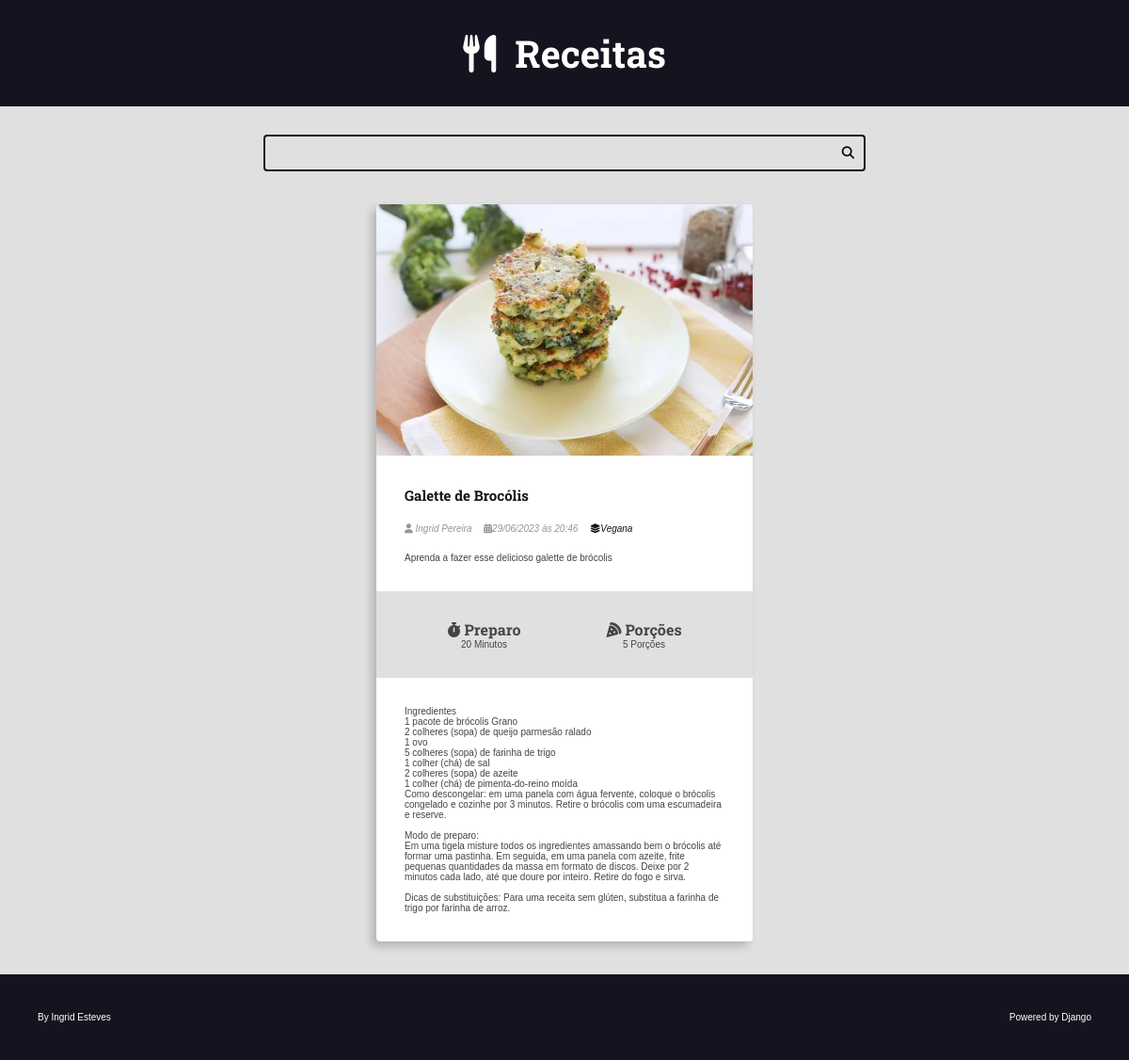
/recipes/6/, run on the app's committed database.
### recipes/models.py (models this page shows, shortened)
class Recipe(models.Model):
    title = models.CharField(max_length=65)
    description = models.CharField(max_length=165)
    slug = models.SlugField()
    preparation_time = models.IntegerField()
    preparation_time_unit = models.CharField(max_length=65)
    servings = models.IntegerField()
    servings_unit = models.CharField(max_length=65)
    preparation_steps = models.TextField()
    preparation_steps_is_html = models.BooleanField(default=False)
    created_at = models.DateTimeField(auto_now_add=True)
    updated_at = models.DateTimeField(auto_now=True)
    is_published = models.BooleanField(default=False)
    cover = models.ImageField(upload_to='recipes/covers/%Y/%m/%d/', blank=True, default='')
    category = models.ForeignKey(
        Category, on_delete=models.SET_NULL, null=True, blank=True, default=None,
    )
    author = models.ForeignKey(
        User, on_delete=models.SET_NULL, null=True
    )

class Category(models.Model):
    name = models.CharField(max_length=65)

### recipes/views.py (the view)
# urls.py: path('recipes/<int:id>/', views.recipe, name="recipe"),  # /recipes/
def recipe(request, id):
    recipe = get_object_or_404(Recipe, pk=id, is_published=True,)
    return render(request, 'recipes/pages/recipe-view.html', context={
        'recipe': recipe,
        'is_detail_page': True,
    })

### recipes/templates/recipes/pages/recipe-view.html (shortened to what this page needs)
{% extends 'global/base.html' %}
{% block content %}
    <div class="main-content main-containt-detail container flex flex-wrap">
        {% include 'recipes/partials/recipe.html' %}
    </div>
{% endblock content %}

### recipes/templates/recipes/partials/recipe.html (shortened to what this page needs)
<div class="recipe recipe-list-item">
    {% if recipe.cover %}
        <div class="recipe-cover">
            <a href="{% url 'recipes:recipe' recipe.id %}">
                <img src="{{ recipe.cover.url }}" alt="Imagem Temporária">
            </a>
        </div>
    {% endif %}
    <div class="recipe-title-container">
        <h2 class="recipe-title">
            <a href="{% url 'recipes:recipe' recipe.id %}">
                {{ recipe.title }}
            </a>
        </h2>
    </div>
    <div class="recipe-author">
        {% if recipe.author is not None %}
            <span class="recipe-author-item">
                <i class="fas fa-user"></i>
                {% if recipe.author.first_name %}
                    {{ recipe.author.first_name }} {{ recipe.author.last_name }}
                {% else %}
                    {{ recipe.author.username }}
                {% endif %}
            </span>
        {% endif %}
        <span class="recipe-author-item">
            <i class="fas fa-calendar-alt"></i>{{ recipe.created_at|date:"d/m/Y" }} às {{ recipe.created_at|date:"H:i" }}
        </span>
        {% if recipe.category is not None %}
            <span class="recipe-author-item">
                <a href="{% url 'recipes:category' recipe.category.id %}"><i class="fas fa-layer-group"></i><span>{{ recipe.category.name }}</span></a>
            </span>
        {% endif %}
    </div>
    <div class="recipe-content">
        <p>{{ recipe.description }}</p>
    </div>
    <div class="recipe-meta-container">
        <div class="recipe-meta recipe-preparation">
            <h3 class="recipe-meta-title"><i class="fas fa-stopwatch"></i> Preparo</h3>
            <div class="recipe-meta-text">
                {{ recipe.preparation_time }} {{ recipe.preparation_time_unit }}
            </div>
        </div>
        <div class="recipe-meta recipe-servings">
            <h3 class="recipe-meta-title"><i class="fas fa-pizza-slice"></i> Porções</h3>
            <div class="recipe-meta-text">
                {{ recipe.servings }} {{ recipe.servings_unit }}
            </div>
        </div>
    </div>
    {% if is_detail_page is True %}
        <div class="preparation-steps">
            {% if recipe.preparation_steps_is_html is True %}
                {{ recipe.preparation_steps|safe }}
            {% else %}
                {{ recipe.preparation_steps|linebreaksbr }}
            {% endif %}
        </div>
    {% endif %}
</div>

### recipes/static/recipes/css/styles.css (style rules this page uses)
:root { --color-primary: #269fe6; --color-primary-hover: #2086c2; --color-primary-dark: #13141f; --color-primary-dark-hover: #212336; --color-primary-light: #d4ecfa; --color-primary-light-hover: #bdd8e7; --color-white: #fff; --color-black: #000; --color-dark-text: #444; --color-info-light: #cce5ff; --color-debug-light: #cce5ff; --color-success-light: #d4edda; --color-alert-light: #fff3cd; --color-warning-light: #fff3cd; --color-error-light: #f8d7da; --color-info-dark: #4d86c4; --color-debug-dark: #4d86c4; --color-success-dark: #4a9c5d; --color-alert-dark: #927f40; --color-warning-dark: #927f40; --color-error-dark: #da525d; --color-gray-0: #f9f9f9; --color-gray-1: #e0e0e0; --color-gray-2: #c7c7c7; --color-gray-3: #aeaeae; --color-gray-4: #959595; --color-gray-5: #7d7d7d; --color-gray-6: #646464; --color-gray-7: #4b4b4b; --color-gray-8: #323232; --color-gray-9: #191919; --font-primary: sans-serif; --font-headings: 'Roboto Slab', serif; --spacing-gutter-medium: 3rem; --spacing-gutter-large: 4rem; }
* { padding: 0; margin: 0; box-sizing: border-box; }
html { font-size: 62.5%; }
body { font-size: 1.6 rem; font-family: var(--font-primary); background: var(--color-gray-1); color: var(--color-dark-text); }
h1, h2, h3, h4, h5, h6 { font-family: var(--font-headings); }
.container { max-width: 144rem; margin: 0 auto; padding: var(--spacing-gutter-medium); justify-content: center; }
.main-content { padding-top: 0; }
.flex { display: flex; }
.flex-wrap { flex-wrap: wrap; }
.recipe { background: var(--color-white); box-shadow: -5px 5px 10px rgba(0, 0, 0, .2); transform: scale(1); transition: all 300ms ease-in-out; border-radius: .4rem; overflow: hidden; }
.recipe img { max-width: 100%; }
.recipe-list-item { max-width: 40rem; margin: 5px; height: fit-content; }
.recipe-title-container { padding: var(--spacing-gutter-medium); padding-bottom: 2rem; }
.recipe-title-container a { text-decoration: none; color: var(--color-primary-dark); }
.recipe-author { padding: 0 var(--spacing-gutter-medium); color: var(--color-gray-4); }
.recipe-author-item { color: var(--color-gray-4); margin-right: 1rem; font-style: italic; font-size: 1rem; }
.recipe-author a { color: var(--color-primary-dark); transition: all 300ms ease-in-out; text-decoration: none; }
.recipe-content { padding: var(--spacing-gutter-medium); padding-top: 2rem; }
.recipe-meta-container { display: flex; flex-flow: row wrap; padding: var(--spacing-gutter-medium); background: var(--color-gray-1); }
.recipe-meta { display: flex; flex-flow: column nowrap; flex-shrink: 1; flex-grow: 1; text-align: center; }
.recipe-meta-title { font-size: 1.6rem; }
.preparation-steps { padding: var(--spacing-gutter-medium); }

### data on the page
Recipe: cover (picture), title "Galette de Brocólis", author.first_name "Ingrid", author.last_name "Pereira", created_at "29/06/2023", created_at "20:46", category.name "Vegana", description "Aprenda a fazer esse delicioso galette de brócolis", preparation_time "20", preparation_time_unit "Minutos", servings "5", servings_unit "Porções", preparation_steps "Ingredientes 1 pacote de brócolis Grano 2 colheres (sopa) de queijo parmesão ralado 1 ovo 5 colheres (sopa) de farinha de trigo 1 colher (chá) de sal 2 colheres (sopa) de azeite 1 colher (chá) de pimenta-do-reino moída Como descongelar: em uma panela com água fervente, coloque o brócolis congelado e cozinhe por 3 minutos. Retire o brócolis com uma escumadeira e reserve. Modo de preparo: Em uma tigela misture todos os ingredientes amassando bem o brócolis até formar uma pastinha. Em seguida, em uma panela com azeite, frite pequenas quantidades da massa em formato de discos. Deixe por 2 minutos cada lado, até que doure por inteiro. Retire do fogo e sirva. Dicas de substituições: Para uma…"
